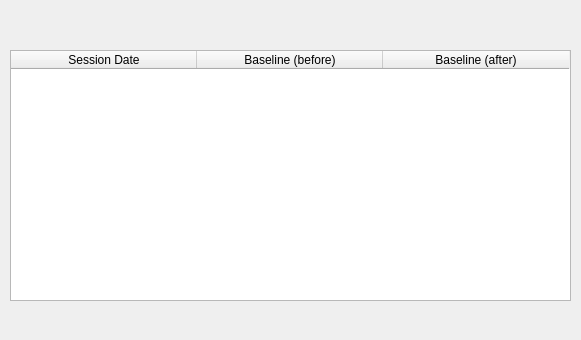
<?xml version="1.0" encoding="UTF-8"?>
<ui version="4.0">
 <class>PCui</class>
 <widget class="QWidget" name="PCui">
  <property name="geometry">
   <rect>
    <x>0</x>
    <y>0</y>
    <width>581</width>
    <height>340</height>
   </rect>
  </property>
  <property name="windowTitle">
   <string>Form</string>
  </property>
  <widget class="QTableWidget" name="sessionDataTable">
   <property name="geometry">
    <rect>
     <x>10</x>
     <y>50</y>
     <width>561</width>
     <height>251</height>
    </rect>
   </property>
   <attribute name="horizontalHeaderDefaultSectionSize">
    <number>186</number>
   </attribute>
   <column>
    <property name="text">
     <string>Session Date</string>
    </property>
   </column>
   <column>
    <property name="text">
     <string>Baseline (before)</string>
    </property>
   </column>
   <column>
    <property name="text">
     <string>Baseline (after)</string>
    </property>
   </column>
  </widget>
 </widget>
 <resources/>
 <connections/>
</ui>
